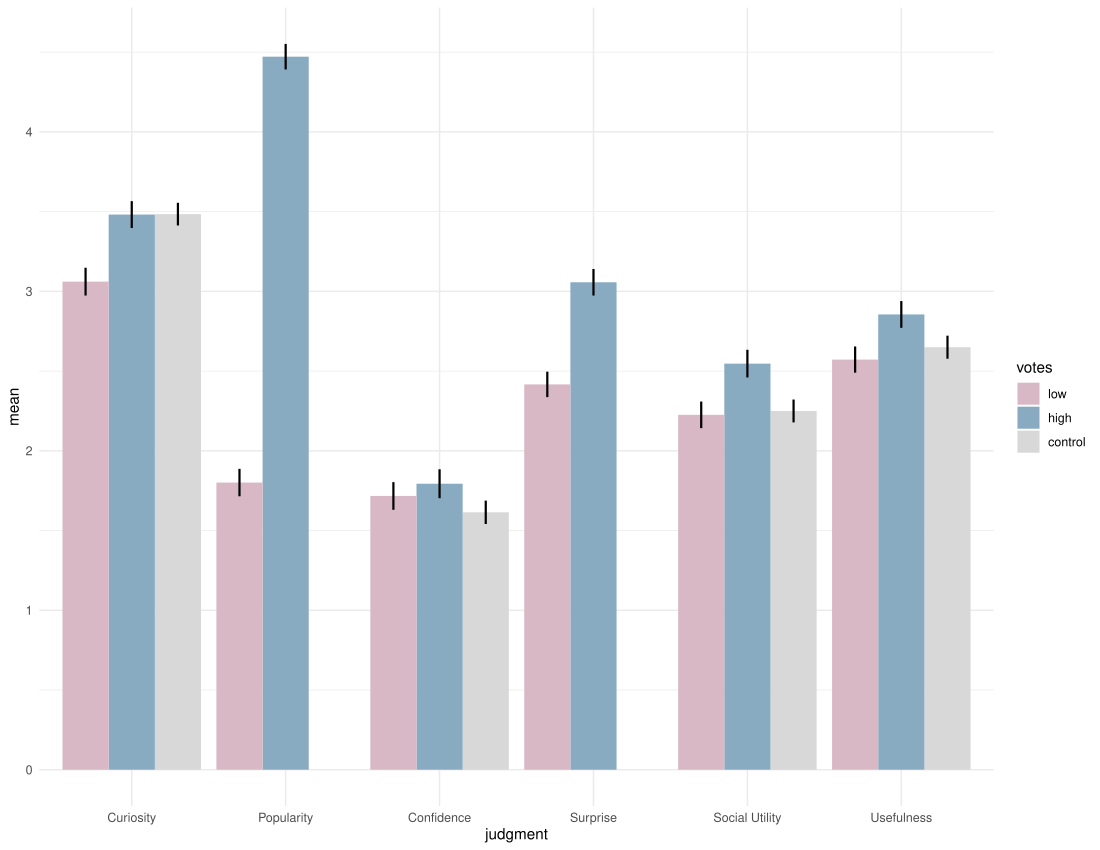

Here is the R script that generated this plot:
graph <- data.frame(
  votes=factor(
    c(
      "low", "low", "low", "low", "low", "low",
      "control", "control", "control", "control", "control", "control",
      "high", "high", "high", "high", "high", "high"
    ),
    levels=c("low", "high", "control")
  ),
  judgment=factor(c(
    'Curiosity', 'Confidence', 'Usefulness',
    'Popularity', 'Surprise', 'Social Utility',
    'Curiosity', 'Confidence', 'Usefulness',
    'Popularity', 'Surprise', 'Social Utility',
    'Curiosity', 'Confidence', 'Usefulness',
    'Popularity', 'Surprise', 'Social Utility'
  ), levels=c('Curiosity', 'Popularity', 'Confidence', 'Surprise', 'Social Utility', 'Usefulness')),
  mean=c(
    3.06090534979424, 1.7168724279835395, 2.5720164609053504, 1.8008230452674885, 2.416460905349795, 2.2255144032921814,
    3.484172661870501, 1.6143884892086335, 2.6496402877697847, 0, 0, 2.2496402877697848,
    3.4814814814814805, 1.7934156378600823, 2.8551440329218116, 4.471604938271604, 3.0567901234567882, 2.5465020576131705
  ),
  se=c(
    0.08708556835127079, 0.08677867302581319, 0.0822069278140041, 0.08603070837739102, 0.07974193108745946, 0.08334014977729128,
    0.07087030628635274, 0.07352797928986694, 0.07247601012825244, 0, 0, 0.0717032227640521,
    0.08441716032837629, 0.09057077574386016, 0.08402893743392, 0.08017365370278555, 0.08332530277562553, 0.08671826757953739
  )
)

ggplot(
  data=graph,
  aes(x=judgment, y=mean, fill=votes)
) +
  geom_bar(stat="identity", position = "dodge") + 
  geom_errorbar(
    aes(
      ymin=mean-se, ymax=mean+se),
    width=0,
    size=0.75,
    position=position_dodge(.9)
  ) + 
  theme_minimal() +
  scale_fill_manual(values=c("#D9B8C5", "#88ABC2", "#D8D8D8"))
